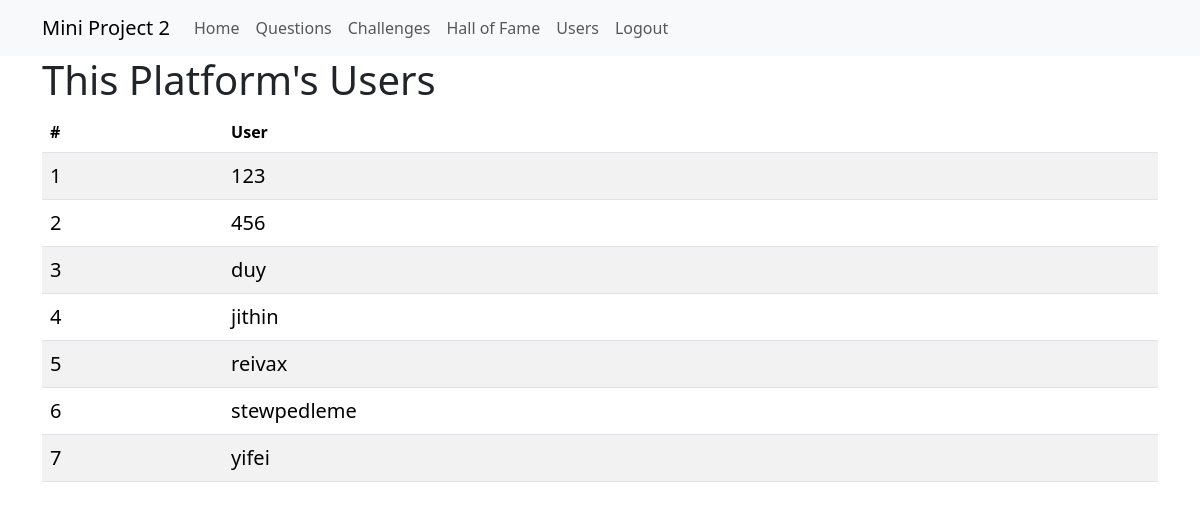
Page /users (signed in) on the committed database.
### app/models.py (models this page shows, shortened)
class User(UserMixin, db.Model):
	__tablename__ = 'user'
	id = db.Column(db.Integer, primary_key=True)
	username = db.Column(db.String(64), index=True, unique=True)
	password_hash = db.Column(db.String(128))
	questions = db.relationship('Question', backref='from_user',
								lazy='dynamic')
	challenges = db.relationship('Challenge', secondary=association_table,
								backref=db.backref('to_user'),
								lazy='dynamic')
	records = db.relationship('TimeRecord',
								backref=db.backref('user_challenge'),
								lazy='dynamic')

### app/routes.py (the view)
@application.route('/users')
@login_required
def users():
	users = User.query.all()
	mergesort(users, lambda item: item.username)
	usernames = [u.username for u in users]
	return render_template('users.html', title='Users',
							users=usernames)

### app/models.py (called while the page is built)
@login.user_loader
def load_user(id):
	return User.query.get(int(id))

### app/serverlibrary.py (called while the page is built)
def merge(array, p, q, r, byfunc):
    n_left = q - p
    n_right = r - q
    left_array=array[p:q]
    right_array=array[q:r]
    left_idx = 0
    right_idx = 0
    dest_idx = p
    while (left_idx < n_left) and (right_idx < n_right):
        if (byfunc(left_array[left_idx]) <= byfunc(right_array[right_idx])):
            array[dest_idx]=left_array[left_idx]
            left_idx = left_idx + 1
        else:
            array[dest_idx]=right_array[right_idx]
            right_idx = right_idx + 1
        dest_idx = dest_idx + 1
    while (left_idx < n_left):
        array[dest_idx] = left_array[left_idx]
        left_idx = left_idx + 1
        dest_idx = dest_idx + 1
    while (right_idx < n_right):
        array[dest_idx] = right_array[right_idx]
        right_idx = right_idx + 1
        dest_idx = dest_idx + 1
    return None

def mergesort_recursive(array, p, r,byfunc):
    q = math.ceil((p+r)/2)
    num_of_ele_in_array=r-p
    if( num_of_ele_in_array <= 1 ):
        return None
    else:
        if num_of_ele_in_array > 1:
            mergesort_recursive(array,p,q,byfunc)
            mergesort_recursive(array,q,r,byfunc)
            merge(array,p,q,r,byfunc)
    return None

def mergesort(array, byfunc=lambda item: item):
    p = 0
    r = len(array)
    mergesort_recursive(array,p,r,byfunc)
    return None

### app/templates/users.html
{% extends "base.html" %}
{% block app_content %}
<h1>This Platform's Users</h1>
<table class="table table-striped" >
  <thead>
    <tr>
      <th scope="col">#</th>
      <th scope="col">User</th>
    </tr>
  </thead>
  <tbody>
  {% for idx in range(users|length) %}
  	<tr>
      <th scope="row" class="lead">{{ idx+1 }}</th>
      <td class="lead">
      	{{users[idx]}}
      </td>
    </tr>
  {% endfor %}
  </tbody>
</table>
{% endblock %}

### rows in the picture
User: username "123"
User: username "456"
User: username "duy"
User: username "jithin"
User: username "reivax"
User: username "stewpedleme"
User: username "yifei"

### other values in the picture
{{ idx+1 }} "1" "2" "3" "4" "5" "6" "7"
